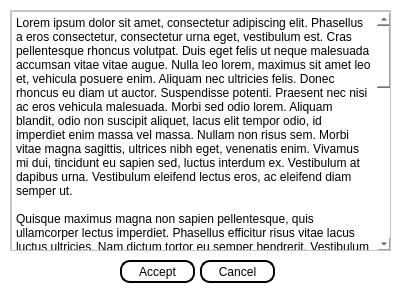
<?xml version="1.0" encoding="UTF-8"?>
<ui version="4.0">
 <class>Dialog</class>
 <widget class="QDialog" name="Dialog">
  <property name="geometry">
   <rect>
    <x>0</x>
    <y>0</y>
    <width>397</width>
    <height>298</height>
   </rect>
  </property>
  <property name="windowTitle">
   <string>Dialog</string>
  </property>
  <property name="styleSheet">
   <string notr="true">background-color: rgb(255, 255, 255);</string>
  </property>
  <widget class="QPushButton" name="accept">
   <property name="geometry">
    <rect>
     <x>120</x>
     <y>260</y>
     <width>75</width>
     <height>23</height>
    </rect>
   </property>
   <property name="styleSheet">
    <string notr="true">background-color: qlineargradient(x1: 0, y1: 0, x2: 0, y2: 1, stop: 0 white, stop: 1 white);
border-style: solid;
border-color: black;
border-width: 2px;
border-radius: 10px;</string>
   </property>
   <property name="text">
    <string>Accept</string>
   </property>
  </widget>
  <widget class="QPushButton" name="cancel">
   <property name="geometry">
    <rect>
     <x>200</x>
     <y>260</y>
     <width>75</width>
     <height>23</height>
    </rect>
   </property>
   <property name="styleSheet">
    <string notr="true">background-color: qlineargradient(x1: 0, y1: 0, x2: 0, y2: 1, stop: 0 white, stop: 1 white);
border-style: solid;
border-color: black;
border-width: 2px;
border-radius: 10px;</string>
   </property>
   <property name="text">
    <string>Cancel</string>
   </property>
  </widget>
  <widget class="QScrollArea" name="scrollArea">
   <property name="geometry">
    <rect>
     <x>10</x>
     <y>10</y>
     <width>381</width>
     <height>241</height>
    </rect>
   </property>
   <property name="widgetResizable">
    <bool>true</bool>
   </property>
   <widget class="QWidget" name="scrollAreaWidgetContents">
    <property name="geometry">
     <rect>
      <x>0</x>
      <y>0</y>
      <width>379</width>
      <height>239</height>
     </rect>
    </property>
    <widget class="QPlainTextEdit" name="plainTextEdit">
     <property name="geometry">
      <rect>
       <x>0</x>
       <y>0</y>
       <width>381</width>
       <height>241</height>
      </rect>
     </property>
     <property name="plainText">
      <string>Lorem ipsum dolor sit amet, consectetur adipiscing elit. Phasellus a eros consectetur, consectetur urna eget, vestibulum est. Cras pellentesque rhoncus volutpat. Duis eget felis ut neque malesuada accumsan vitae vitae augue. Nulla leo lorem, maximus sit amet leo et, vehicula posuere enim. Aliquam nec ultricies felis. Donec rhoncus eu diam ut auctor. Suspendisse potenti. Praesent nec nisi ac eros vehicula malesuada. Morbi sed odio lorem. Aliquam blandit, odio non suscipit aliquet, lacus elit tempor odio, id imperdiet enim massa vel massa. Nullam non risus sem. Morbi vitae magna sagittis, ultrices nibh eget, venenatis enim. Vivamus mi dui, tincidunt eu sapien sed, luctus interdum ex. Vestibulum at dapibus urna. Vestibulum eleifend lectus eros, ac eleifend diam semper ut.

Quisque maximus magna non sapien pellentesque, quis ullamcorper lectus imperdiet. Phasellus efficitur risus vitae lacus luctus ultricies. Nam dictum tortor eu semper hendrerit. Vestibulum a volutpat libero. Pellentesque tempus aliquet efficitur. Proin sit amet odio vitae leo elementum elementum. Proin tempus fringilla augue, sed pharetra risus venenatis non. Curabitur lectus quam, hendrerit in eleifend sed, malesuada sit amet neque. Proin viverra risus leo. Etiam lobortis eget augue sit amet dictum.

Nulla facilisi. Nunc volutpat ligula ligula, in consectetur sapien dignissim ut. Duis pharetra ligula diam, eget aliquam lacus sollicitudin a. Aenean eu velit blandit lacus luctus malesuada. Sed ultrices pharetra mi cursus finibus. Vestibulum vitae magna non enim tincidunt imperdiet. Etiam luctus vel libero et fermentum. Cras vitae volutpat mi. Ut accumsan tellus ac cursus laoreet. Ut euismod nibh elit, non elementum quam egestas sed. Morbi et lorem ac nibh rutrum congue ut eget libero. Nullam gravida elit vitae tellus cursus, et sodales diam tempus. Proin tellus sem, aliquam quis urna et, pellentesque consectetur dui. Praesent vestibulum congue lorem ut porta.

Nunc elementum ac enim nec ullamcorper. Integer vitae volutpat nisi. In interdum sem vitae accumsan molestie. Nullam molestie accumsan massa, in convallis velit consequat eu. Duis eget est a nisi rutrum imperdiet. Integer ullamcorper id dui vulputate finibus. Quisque sed ultrices orci. Quisque id pretium leo, eget vestibulum justo. Cras consectetur augue velit. Class aptent taciti sociosqu ad litora torquent per conubia nostra, per inceptos himenaeos. Donec congue, nibh ac venenatis tincidunt, diam est gravida purus, condimentum convallis nisi risus a purus. Proin ante justo, pretium ut metus quis, commodo tempus leo. Donec elementum, elit ut feugiat dictum, lorem libero sollicitudin massa, non porttitor velit libero a nulla.

Aliquam tincidunt vel eros ut pulvinar. In rutrum nulla metus, condimentum tincidunt nisl sollicitudin at. Aenean sit amet lorem id odio ullamcorper congue at eu nisi. Nunc dignissim porta ex, eget tincidunt metus suscipit ac. Vivamus sem nisi, ultricies ut blandit id, maximus sit amet elit. Vestibulum commodo mi lectus, nec tincidunt nibh eleifend non. Nam in velit lobortis augue accumsan fringilla. Nam ultrices arcu mauris, quis posuere nulla fermentum sed. Phasellus ac metus nec dolor mollis semper pretium sit amet lorem. Maecenas pellentesque ipsum eget facilisis porta. Phasellus eu mollis ligula.

Mauris nec quam massa. Sed eget nisi ultricies, suscipit enim vitae, auctor augue. Donec non eros orci. Nunc tristique facilisis aliquam. Fusce id semper leo. Ut laoreet dapibus risus, et auctor lectus ornare rutrum. Proin scelerisque finibus diam, vitae lacinia felis efficitur vitae. Suspendisse dapibus nisi sit amet est mollis, vitae porta ante tincidunt.

Nam tempus urna a purus efficitur facilisis. In tempus, velit vitae suscipit ultrices, lorem ex convallis tellus, vitae sollicitudin urna purus a tellus. Donec eleifend fermentum dui sed tincidunt. Ut turpis dolor, posuere a tellus sollicitudin, hendrerit pharetra justo. Aliquam feugiat dui eget magna feugiat, quis mattis leo pharetra. Vestibulum consequat lobortis diam nec volutpat. Donec malesuada congue leo efficitur egestas. Aliquam erat volutpat. Morbi sit amet faucibus sapien. Suspendisse consequat mi ante, quis eleifend erat gravida id. Sed eu nulla neque. Morbi porta molestie mollis. Sed bibendum condimentum nunc, ac ultrices ligula volutpat porttitor. Integer lorem turpis, sagittis vel congue non, condimentum a purus. Nunc pretium nec nibh nec convallis. Ut lacinia volutpat lectus, eget placerat neque dignissim quis.

Nullam metus massa, dictum a pharetra vel, dignissim in mauris. In risus nulla, ornare nec diam ullamcorper, convallis sollicitudin massa. Curabitur vestibulum nisi quis aliquam interdum. Etiam consectetur non ante et posuere. Ut vitae pharetra nisl. Pellentesque eget aliquet sem. Etiam semper, eros a bibendum sagittis, est sem porta lorem, non euismod nisi turpis vel risus. Etiam consequat euismod sodales. Maecenas sed rhoncus nibh. Nulla varius, ex id pretium molestie, massa dolor dictum nisl, quis viverra felis quam et tortor. Sed vitae velit lacus. Aenean orci odio, ultrices ut nulla non, fermentum venenatis tellus. Aenean vehicula lacus et augue gravida maximus.

Donec ac tristique libero, ultricies vulputate nibh. Vestibulum vel aliquam ex. Cras auctor, magna ac semper facilisis, enim lacus lacinia odio, eget pulvinar nisi odio vel lectus. Maecenas scelerisque est eget lectus semper, quis porttitor sapien aliquam. Mauris id est vitae turpis luctus tristique. Fusce molestie laoreet iaculis. Aliquam congue eget lacus vitae placerat. Morbi sed enim posuere, varius dui sed, iaculis ex. Sed sit amet sagittis lectus. Sed ultricies et sapien id ultrices. Quisque dignissim dapibus ligula. Proin efficitur sagittis interdum. Nulla tempus lorem nec sapien tempus ultricies. Curabitur eu sapien eu dolor fermentum condimentum non vel nulla.

Aliquam erat volutpat. Maecenas porttitor venenatis iaculis. Donec ut dictum nibh. Donec eget massa justo. Sed quis tellus non ante gravida volutpat eu eget velit. Pellentesque suscipit pharetra diam, in viverra erat congue at. Nam et tortor maximus elit auctor iaculis. Donec magna leo, feugiat sit amet diam mollis, malesuada vehicula felis. Nunc varius purus in neque aliquet, fringilla consequat massa aliquam.</string>
     </property>
    </widget>
   </widget>
  </widget>
 </widget>
 <resources/>
 <connections/>
</ui>
